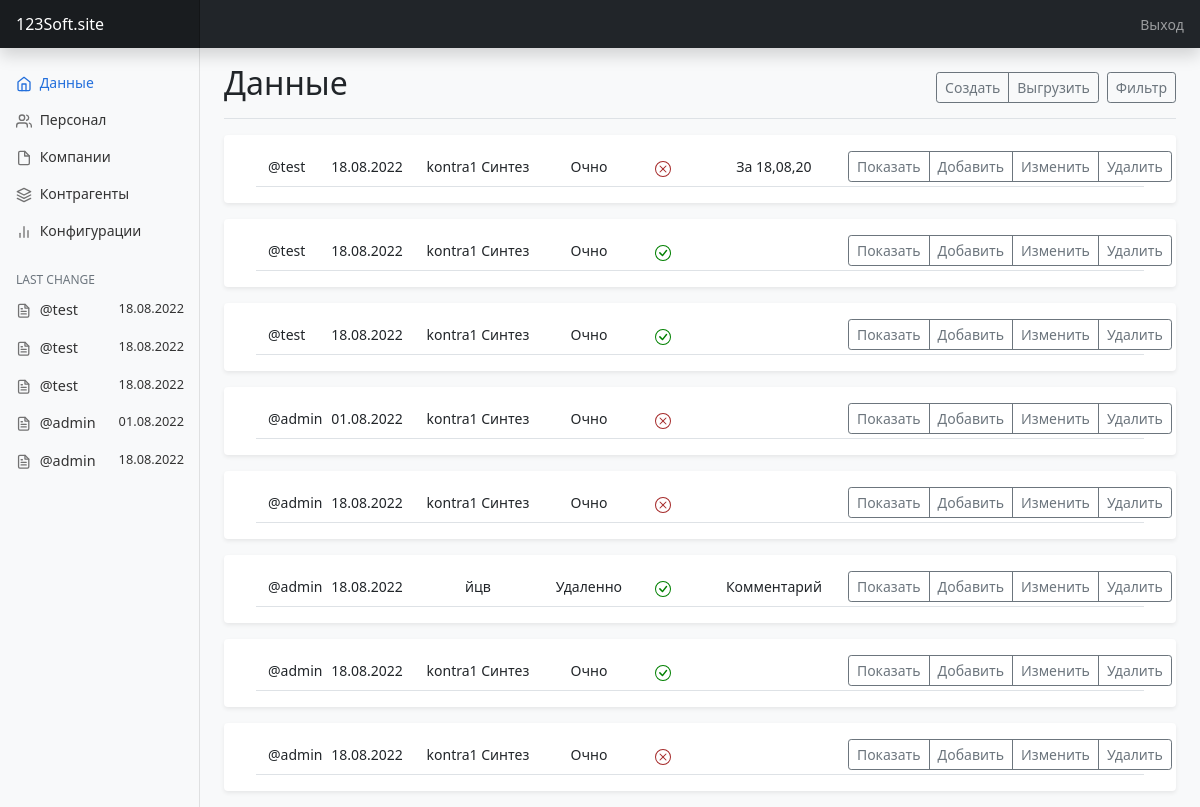
The app's page / (signed in) with its own data.
### SYSControl/models.py (models this page shows, shortened)
class HeadDataBase(models.Model):
    company = models.ForeignKey(Company, verbose_name='Организация', related_name='HeadDataBase_key', on_delete=models.PROTECT)
    user = models.ForeignKey(User, verbose_name='Пользователь', related_name='HeadDataBase_key', on_delete=models.PROTECT)
    date = models.DateField(auto_now=False, auto_now_add=False, verbose_name='Дата создания')
    distance = models.BooleanField(verbose_name='Удаленно')
    chek = models.BooleanField(verbose_name='Проверено', default=False)
    comment = models.CharField(max_length=50, verbose_name='Комментарий', default="")

class Company(models.Model):
    name = models.CharField(max_length=100, verbose_name='Организация')
    def __str__(self):
        return self.name

### SYSControl/views.py (the view, shortened to what this page needs)
# urls.py: path('', BaseView.as_view(), name='base'),
class BaseView(LoginRequiredMixin, View):
    def get(self, request):
        if request.user.is_superuser:
            data = HeadDataBase.objects.all().order_by('-id')
        else:
            data = HeadDataBase.objects.filter(user = request.user).order_by('-id')
        try:
            if list(request.user.HeadDataBase_key.all())[-1].date == datetime.date.today():
                data_edit = list(request.user.HeadDataBase_key.all())[-1]
            else:
                data_edit = ''
        except IndexError:
            data_edit = ''
        date = datetime.date.today()
        users = User.objects.all()
        company = Company.objects.all()
        contractors = Сontractor.objects.all()
        configurations = Сonfiguration.objects.all()
        context = {
            'data': data,
            'date': date,
            'data_edit':data_edit,
            'user': request.user.username,
            'users': users,
            'company': company,
            'contractors': contractors,
            'configurations':configurations
        }
        return render(request,'base.html', context)

### templates/base.html (shortened to what this page needs)
{% load static %}
<!DOCTYPE html>
<html lang="ru">
<head>
    <link href="https://cdn.jsdelivr.net/npm/bootstrap@5.0.2/dist/css/bootstrap.min.css" rel="stylesheet">
    <link rel="stylesheet" href="{% static 'css/style.css' %}">
</head>
<body class="bg-light">
    <header class="navbar navbar-dark sticky-top bg-dark flex-md-nowrap p-0 shadow">
      <a class="navbar-brand col-md-3 col-lg-2 me-0 px-3 fs-6" href="{% url 'base' %}">123Soft.site </a>
      <div class="navbar-nav">
        <div class="nav-item text-nowrap">
          <a class="nav-link px-3" href="/accounts/logout/">Выход</a>
        </div>
      </div>
    </header>
    <div class="container-fluid">
      <div class="row d-flex justify-content-center">
        {% if request.user.is_superuser %}
        <nav id="sidebarMenu" class="col-md-3 col-lg-2 d-md-block bg-light sidebar collapse" >
          <div class="position-sticky pt-3 sidebar-sticky">
            <ul class="nav flex-column">
              <li class="nav-item">
                <a class="nav-link {% if request.path == '/' %}active{% endif %} " aria-current="page" href="{% url 'base' %}">
                  Данные
                </a>
              </li>
              <li class="nav-item">
                <a class="nav-link {% if '/staff/' in request.path%}active{% endif %}" href="{% url 'staff' %}">
                  Персонал
                </a>
              </li>
              <li class="nav-item">
                <a class="nav-link {% if '/company/' in request.path %}active{% endif %}" href="{% url 'company' %}">
                  Компании
                </a>
              </li>
              <li class="nav-item ">
                <a class="nav-link {% if '/contractor/' in  request.path %}active{% endif %}" href="{% url 'contractor' %}">
                  Контрагенты
                </a>
              </li>
              <li class="nav-item">
                <a class="nav-link {% if '/configuration/' in request.path %}active{% endif %}" href="{% url 'configuration' %}">
                  Конфигурации
                </a>
              </li>
            </ul>
            <h6 class="sidebar-heading d-flex justify-content-between align-items-center px-3 mt-4 mb-1 text-muted text-uppercase">
              <span>Last change</span>
            </h6>
            <ul class="nav flex-column mb-2">
              <li class="nav-item">
                {% if 'detail' in request.path or 'Ffilter' in request.path %}
                  {% for item in data_lastChange %}
                    <a class="nav-link" href="{% url 'baseDetail' item.id %}">
                      <div class="d-flex justify-content-between">
                        <span>
                          <svg xmlns="http://www.w3.org/2000/svg" width="25" height="25" viewBox="0 0 25 25" fill="none" stroke="currentColor" stroke-width="2" stroke-linecap="round" stroke-linejoin="round" class="feather feather-file-text align-text-bottom" aria-hidden="true"><path d="M14 2H6a2 2 0 0 0-2 2v16a2 2 0 0 0 2 2h12a2 2 0 0 0 2-2V8z"></path><polyline points="14 2 14 8 20 8"></polyline><line x1="16" y1="13" x2="8" y2="13"></line><line x1="16" y1="17" x2="8" y2="17"></line><polyline points="10 9 9 9 8 9"></polyline></svg>
                          <span style="font-size:.9rem">@{{item.user.username}}</span>
                        </span>
                        <span style="font-size:.8rem">{{item.date|date:"d.m.Y"}}</span>
                      </div>
                    </a>
                  {% endfor %}
                {% else %}
                  {% for item in data|slice:":5" %}
                    <a class="nav-link" href="{% url 'baseDetail' item.id %}">
                      <div class="d-flex justify-content-between">
                        <span>
                          <span style="font-size:.9rem">@{{item.user.username}}</span>
                        </span>
                        <span style="font-size:.8rem">{{item.date|date:"d.m.Y"}}</span>
                      </div>
                    </a>
                  {% endfor %}
                {% endif %}
              </li>
            </ul>
          </div>
        </nav>
        {% endif %}
        <main class="{% if request.user.is_superuser %}col-md-9 col-lg-10 {% else %} col-12{% endif %} ms-sm-auto bg-light  px-md-4 mainBase">
          {% block content %}
          <div class="d-flex justify-content-between flex-wrap flex-md-nowrap align-items-center pt-3 pb-2 mb-3 border-bottom">
            <h1 class="h2">Данные</h1>
            <div class="btn-toolbar mb-2 mb-md-0">
              <div class="btn-group me-2">
                <button type="button" class="btn btn-sm btn-outline-secondary" data-bs-toggle="collapse" data-bs-target="#fromHeadBase">Создать</button>
                <button type="button" class="btn btn-sm btn-outline-secondary">Выгрузить</button>
              </div>
              <button type="button" class="btn btn-sm btn-outline-secondary" data-bs-toggle="collapse" data-bs-target="#filter">Фильтр</button>
            </div>
          </div>
          {% for item in data %}
            <div class="my-3 p-3 bg-body rounded shadow-sm">
              <div class="row border-bottom base-head pb-1 align-items-center">
                <div class="col-1">@{{item.user}}</div>
                <div class="col-1 p-0 text-center">{{item.date|date:"d.m.Y"}}</div>
                <div class="col-2 text-center p-0">{{item.company}}</div>
                <div class="col-1 p-0 text-center">{% if item.distance %}Удаленно{% else %}Очно{% endif %}</div>
                <div class="col-1 text-center p-0">
                </div>
                <div class="col-2 text-center p-0">{{item.comment}}</div>
                <div class="col-4 text-end p-0">
                  <div class="btn-group me-3 ">
                    {% if item != data_edit %}
                      <button type="button" class="btn btn-sm btn-outline-secondary" data-bs-toggle="collapse" data-bs-target="#watch{{item.id}}" id="btn-onClick" onclick="this.classList.toggle('active')" ></button>
                    {% endif %}
                    {% if not item.chek or request.user.is_superuser %}
                      <button type="button" class="btn btn-sm btn-outline-secondary" data-bs-toggle="collapse" data-bs-target="#createEntery{{item.id}}">Добавить</button>
                      <button type="button" class="btn btn-sm btn-outline-secondary" data-bs-toggle="collapse" data-bs-target="#editHeadBase{{item.id}}">Изменить</button>
                      <a href="{% url 'headDelete' item.id %}" type="button" class="btn btn-sm btn-outline-secondary">Удалить</a>
                    {% endif %}
                  </div>
                </div>
              </div>
            </div>
          {% endfor %}
        {% endblock %}
        </main>
      </div>
    </div>
    </body>
</html>

### static/css/style.css (style rules this page uses)
body { font-size: .875rem; }
.feather { width: 16px; height: 16px; }
.sidebar { position: fixed; top: 0; bottom: 0; left: 0; z-index: 100; padding: 48px 0 0; box-shadow: inset -1px 0 0 rgba(0, 0, 0, .1); }
.sidebar-sticky { height: calc(100vh - 48px); overflow-x: hidden; overflow-y: auto; }
.sidebar .nav-link { font-weight: 500; color: #333; }
.sidebar .nav-link .feather { margin-right: 4px; color: #727272; }
.sidebar .nav-link.active { color: #2470dc; }
.sidebar .nav-link:hover .feather, .sidebar .nav-link.active .feather { color: inherit; }
.sidebar-heading { font-size: .75rem; }
.navbar-brand { padding-top: .75rem; padding-bottom: .75rem; background-color: rgba(0, 0, 0, .25); box-shadow: inset -1px 0 0 rgba(0, 0, 0, .25); }
.base-head { margin:0 1rem }
#btn-onClick:not(.active):after { content: 'Показать' }

### records on screen
HeadDataBase: user.username "test", date "18.08.2022", user "test", company "kontra1 Синтез", distance "Очно", chek False (drawn), comment "За 18,08,20"
HeadDataBase: user.username "test", date "18.08.2022", user "test", company "kontra1 Синтез", distance "Очно", chek True (drawn)
HeadDataBase: user.username "test", date "18.08.2022", user "test", company "kontra1 Синтез", distance "Очно", chek True (drawn)
HeadDataBase: user.username "admin", date "01.08.2022", user "admin", company "kontra1 Синтез", distance "Очно", chek False (drawn)
HeadDataBase: user.username "admin", date "18.08.2022", user "admin", company "kontra1 Синтез", distance "Очно", chek False (drawn)
HeadDataBase: user "admin", date "18.08.2022", company "йцв", distance "Удаленно", chek True (drawn), comment "Комментарий"
HeadDataBase: user "admin", date "18.08.2022", company "kontra1 Синтез", distance "Очно", chek True (drawn)
HeadDataBase: user "admin", date "18.08.2022", company "kontra1 Синтез", distance "Очно", chek False (drawn)
